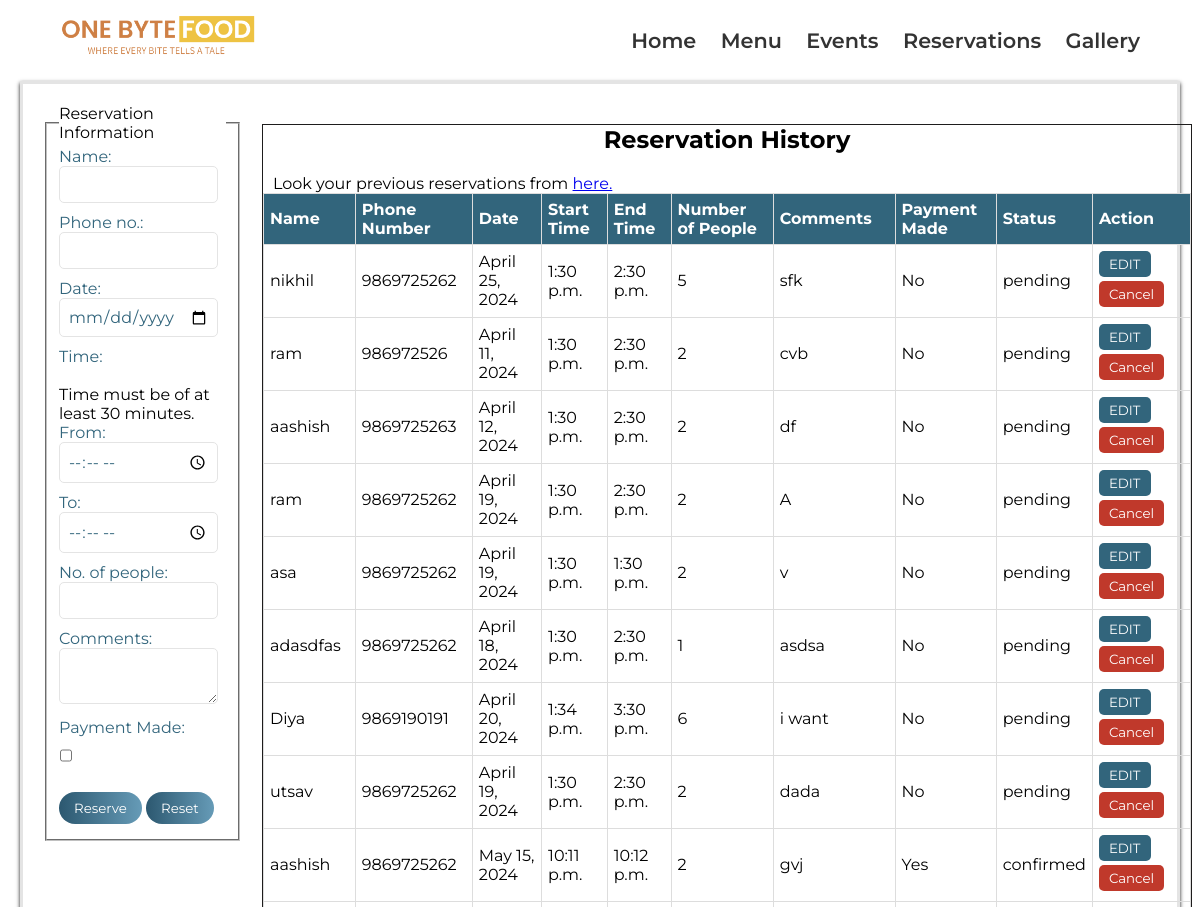
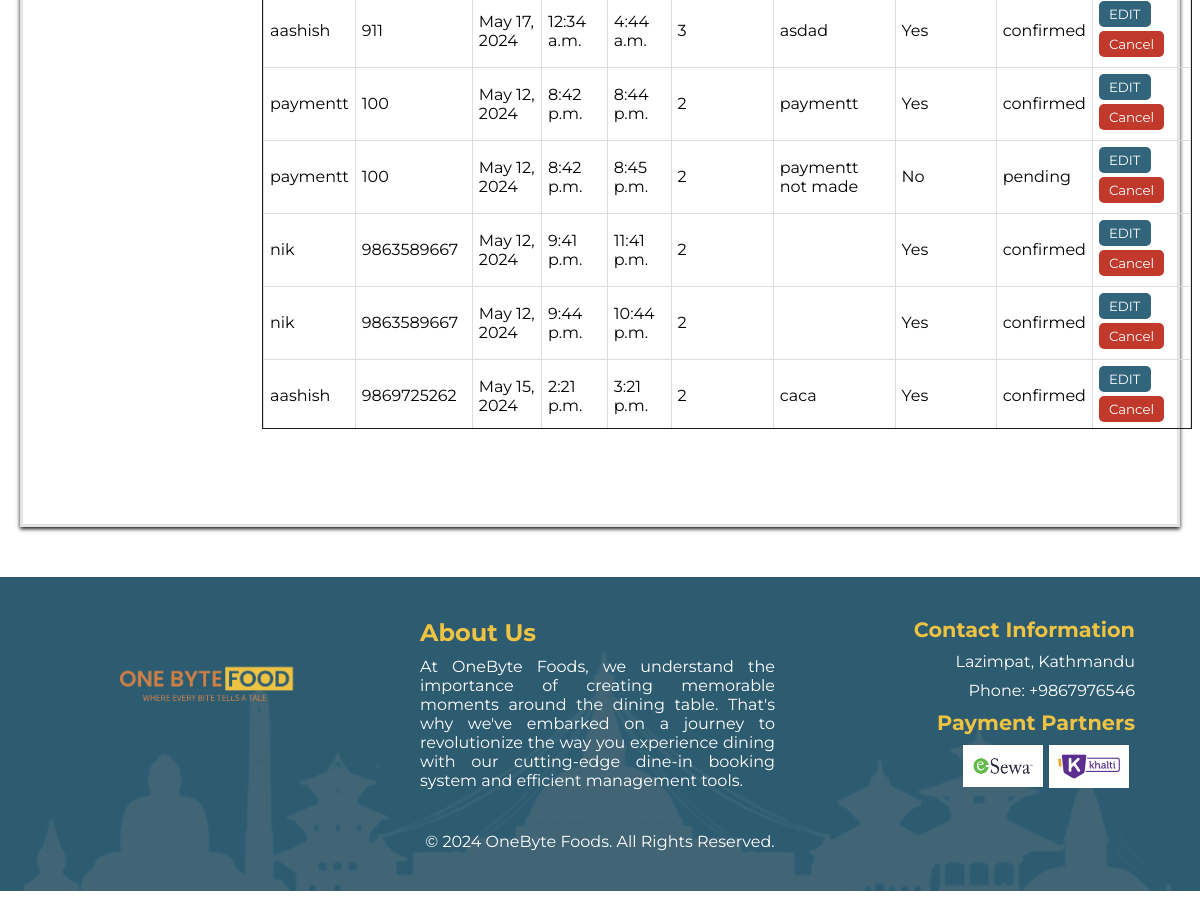
The page /reservation_details/ on the database its author committed (2 pictures, top to bottom).
### OneByteFood/models.py (models this page shows)
class Reservation(models.Model):
    id = models.AutoField(primary_key=True)
    name = models.CharField(max_length=100)
    phone = models.CharField(max_length=20)
    date = models.DateField()
    start_time = models.TimeField()
    end_time = models.TimeField()
    num_people = models.IntegerField()
    comments = models.TextField()
    payment_made = models.BooleanField(default=False)
    status = models.CharField(max_length=50, default='pending')

### OneByteFood/views.py (the view)
# urls.py: path('reservation_details/', onebytefood_views.reservationDetails, name='reservationDetails'),
def reservationDetails(request):
    if request.method == 'POST':
        name = request.POST.get('name')
        phone = request.POST.get('phone')
        date = request.POST.get('date')
        start_time = request.POST.get('start_time')
        end_time = request.POST.get('end_time')
        num_people = request.POST.get('people')
        comments = request.POST.get('needs')
        payment_made = request.POST.get('payment_made') == 'on'
        status = 'pending'
        reservation = Reservation(
            name=name,
            phone=phone,
            date=date,
            start_time=start_time,
            end_time=end_time,
            num_people=num_people,
            comments=comments,
            payment_made=payment_made,
            status=status,
        )
        reservation.save()
        messages.success(request, 'Reservation is requested successfully. Wait admin to verify the reservation status')
        return redirect('/reservation_details/?name=' + name + '&phone=' + phone)
    else:
        name = request.GET.get('name', '')  # Get name from GET request, with a default value of empty string
        phone = request.GET.get('phone', '')  # Get phone from GET request, with a default value of empty string
        if name and phone:
            reservations_data = Reservation.objects.filter(name=name, phone=phone)
        else:
            reservations_data = Reservation.objects.all()
        current_datetime = datetime.now().time()
        for reservation in reservations_data:
            if reservation.payment_made:
                reservation.status = 'confirmed'
            else:
                reservation.status = 'pending'
            reservation_end_time = datetime.strptime(str(reservation.end_time), "%H:%M:%S").time()
            if not reservation.payment_made and current_datetime > reservation_end_time:
                reservation.status = 'cancelled'
            elif current_datetime > reservation_end_time:
                reservation.status = 'completed'
            reservation.save()
        return render(request, 'reservation.html', {'reservations_data': reservations_data, 'name': name, 'phone': phone})

### templates/reservation.html (shortened to what this page needs)
<!DOCTYPE html>
<html lang="en">
<head>
    <link rel="stylesheet" href="/static/css/reservation.css">
</head>
</head>
<body>
    <nav>
        <div class="container">
            <div class="logo">
                <img src="/static/Images/Logo.png" alt="OneByte Foods Logo">
            </div>
            <div class="menu">
                <ul>
                    <li><a href="{% url 'index' %}">Home</a></li>
                    <li><a href="{% url 'menu_redirect' %}">Menu</a></li>
                    <li><a href="{% url 'events_redirect' %}">Events</a></li>
                    <li><a href="{% url 'reservation' %}">Reservations</a></li>
                    <li><a href="{% url 'gallery_redirect' %}">Gallery</a></li>
                </ul>
            </div>
        </div>
    </nav>
    <main class="content" role="main">
        <div class="reservation-form-container">
            <form method="post" action="{% url 'reservationDetails' %}" id="reservationForm"
                class="reservationForm-form">
                <fieldset class="fieldset">
                    <legend>Reservation Information</legend>
                    <label for="name">Name:</label>
                    <input type="text" id="name" name="name" required>
                    <label for="phone">Phone no.:</label>
                    <input type="tel" id="phone" name="phone" pattern="[0-9]{10}" maxlength="10"
                        title="Please enter a valid 10-digit phone number" required>
                    <label for="date">Date:</label>
                    <input type="date" id="date" name="date" required>
                    <label for="time">Time:</label>
                    <br>
                    <br>
                    <p>Time must be of at least 30 minutes.</p>
                    <label for="start_time">From: </label>
                    <input id="start_time" type="time" name="start_time" value="--:--" />
                    <label for="end_time">To: </label>
                    <input id="end_time" type="time" name="end_time" value="--:--" />
                    <label for="people">No. of people:</label>
                    <input type="number" id="people" name="people" min="1" max="10" required>
                    <label for="needs">Comments:</label>
                    <textarea id="needs" name="needs"></textarea>
                    <div class="payment">
                        <label for="payment">Payment Made:</label>
                        <div class="payment-options">
                            <label>
                                <input type="checkbox" id="payment_made" name="payment_made">
                            </label>
                        </div>
                    </div>
                    <a href="reservation_details"><button type="reserve" class="reserve-btn">Reserve</button></a>
                    <button type="reset" class="reset-btn">Reset</button>
                </fieldset>
            </form>
        </div>
<div class="history-container">
    <section class="history" id="history">
        <h2 class="section-title">Reservation History</h2>
        <p class="check-history">Look your previous reservations from <a href="user_reservation_history">here. </a></p>
        {% if reservations_data %}
        <table class="history-table">
            <thead>
                <tr>
                    <th>Name</th>
                    <th>Phone Number</th>
                    <th>Date</th>
                    <th>Start Time</th>
                    <th>End Time</th>
                    <th>Number of People</th>
                    <th>Comments</th>
                    <th>Payment Made</th>
                    <th>Status</th>
                    <th>Action</th>
                </tr>
            </thead>
            <tbody>
                {% for reservation in reservations_data %}
                <tr>
                    <td>{{ reservation.name }}</td>
                    <td>{{ reservation.phone }}</td>
                    <td>{{ reservation.date }}</td>
                    <td>{{ reservation.start_time }}</td>
                    <td>{{ reservation.end_time }}</td>
                    <td>{{ reservation.num_people }}</td>
                    <td>{{ reservation.comments }}</td>
                    <td>{% if reservation.payment_made %}Yes{% else %}No{% endif %}</td>
                    <td>{{ reservation.status }}</td>
                    <td>
                        <button class="edit-btn"><a href="/edit_reservation_user/{{ reservation.id }}" style="text-decoration: none; color: inherit;">EDIT</a></button>
                        <button class="cancel-btn"><a href="/delete_reservation_user/{{ reservation.id }}" style="text-decoration: none; color: inherit;">Cancel</a></button>
                    </td>
                </tr>
                {% endfor %}
            </tbody>
        </table>
        {% else %}
        <h4 class="validation">No previous reservations.</h4>
        {% endif %}
    </section>
</div>
    </main>
    <footer
        style="background-image: url('/static/Images/Footer.png'); background-size: cover; background-position: center; background-repeat: no-repeat; color: white;">
        <div class="containerfooter">
            <div class="footer-section">
                <div class="logo-section">
                    <img src="/static/images/logo.png" alt="OneByte Foods Logo">
                    <div class="social-links">
                        <a href="#"></a>
                        <a href="#"></a>
                        <a href="#"></a>
                    </div>
                </div>
            </div>
            <div class="footer-section">
                <h2>About Us</h2>
                <p>
                    At OneByte Foods, we understand the importance of creating memorable moments around the dining
                    table. That's why we've embarked on a journey to revolutionize the way you experience dining with
                    our cutting-edge dine-in booking system and efficient management tools.
                </p>
            </div>
            <div class="footer-section contact-section">
                <h2>Contact Information</h2>
                <p>Lazimpat, Kathmandu</p>
                <p>Phone: +9867976546</p>
                <h2>Payment Partners</h2>
                <div class="payment-partners">
                    <a href="https://esewa.com.np"><img src="/static/Images/esewa.png" alt="eSewa"></a>
                    <a href="https://khalti.com"><img src="/static/Images/khalti.png" alt="Khalti"></a>
                </div>
            </div>
        </div>
        <p class="copyright">&copy; 2024 OneByte Foods. All Rights Reserved.</p>
    </footer>
</body>
</html>

### static/css/reservation.css (style rules this page uses)
* { margin: 0; padding: 0; box-sizing: border-box; font-family: 'Montserrat', sans-serif; }
nav { top: 0; left: 0; width: 100%; background-color: rgba(255, 255, 255, 0.9); z-index: 800; font-weight: 600; }
.container { display: flex; justify-content: space-between; align-items: center; padding: 5px 60px; }
.logo img { width: 200px; height: auto; }
.fieldset { display: block; margin-inline-start: 2px; margin-inline-end: 2px; padding-block-start: 0.35em; padding-inline-start: 0.75em; padding-inline-end: 0.75em; padding-block-end: 0.625em; min-inline-size: min-content; border-width: 2px; border-style: groove; border-color: rgb(192, 192, 192); border-image: initial; }
.menu ul { list-style-type: none; text-align: right; }
.menu ul li { display: inline-block; margin-left: 20px; }
.menu ul li a { color: #333; text-decoration: none; font-size: 1.3rem; }
.content { border: solid #E4E4E4; box-shadow: 0 2px 4px rgba(0, 0, 0, 0.9); display: flex; margin: 0 20px 50px; }
.reservation-form-container { padding: 20px; width: 35%; }
.history { padding-bottom: 50px; border: 1px solid #1e1d1d; width: 930px; height: 90%; margin: 40px 0; overflow: auto; }
label { text-align: right; padding-right: 5px; font-size: 16px; color: #32657C; }
.check-history { margin-left:10px; }
input, select, textarea { width: 95%; padding: 8px; border-radius: 5px; border: 1px solid #E4E4E4; font-size: 16px; color: #32657C; margin-bottom: 10px; }
.payment-options { display: flex; flex-wrap: wrap; margin: 10px 0; }
.payment-options label { margin-right: 10px; margin-bottom: 5px; }
.reserve-btn, .reset-btn { padding: 8px 15px; background: linear-gradient(to right, #2c5870, #669bb7); color: #fff; border: none; border-radius: 20px; text-decoration: none; cursor: pointer; margin: 5px 0; }
.section-title { text-align: center; margin-bottom: 20px; }
.history-table { border-collapse: collapse; width: 100%; border: 1px solid #1e1d1d; }
.history-table th, .history-table td { border: 1px solid #ddd; padding: 6px; text-align: left; }
.history-table th { background-color: #32657C; color: #FFF; }
.containerfooter { display: flex; justify-content: space-between; align-items: center; padding: 10px 60px; }
footer { bottom: 0; left: 0; width: 100%; background-color: #234555; color: white; text-align: center; padding: 30px 0; }
.footer-section { flex: 1; margin-right: 5px; margin-bottom: 0px; }
.footer-section h2 { color: #EEC343; text-align: left; margin-bottom: 10px; }
.footer-section p { text-align: justify; margin-bottom: 20px; }
.logo-section { margin-bottom: 20px; margin-left: -60px; }
.logo-section img { width: 180px; margin-bottom: 7px; }
.social-links { margin-bottom: 20px; }
.social-links a { color: white; margin-right: 10px; padding: 5px; font-size: 20px; }
.contact-section { flex: 1; text-align: right; margin-bottom: 20px; }
.contact-section h2 { color: #EEC343; text-align: right; margin-bottom: 10px; font-size: 1.3rem; }
.contact-section p { text-align: right; margin-bottom: 10px; font-size: 1rem; }
.payment-partners { display: flex; justify-content: flex-end; }
.payment-partners img { width: 80px; height: auto; margin-right: 6px; }
.copyright { width: 100%; color: white; text-align: center; padding: 10px 0; }
.edit-btn, .cancel-btn { padding: 5px 10px; margin-right: 5px; margin-bottom: 4px; background-color: #32657C; color: white; border: none; border-radius: 5px; cursor: pointer; text-decoration: none; }
.cancel-btn { background-color: #C0392B; }

### rows shown on the page
Reservation: name "nikhil", phone "9869725262", date "April 25, 2024", start_time "1:30 p.m.", end_time "2:30 p.m.", num_people "5", comments "sfk", payment_made "No", status "pending"
Reservation: name "ram", phone "986972526", date "April 11, 2024", start_time "1:30 p.m.", end_time "2:30 p.m.", num_people "2", comments "cvb", payment_made "No", status "pending"
Reservation: name "aashish", phone "9869725263", date "April 12, 2024", start_time "1:30 p.m.", end_time "2:30 p.m.", num_people "2", comments "df", payment_made "No", status "pending"
Reservation: name "ram", phone "9869725262", date "April 19, 2024", start_time "1:30 p.m.", end_time "2:30 p.m.", num_people "2", comments "A", payment_made "No", status "pending"
Reservation: name "asa", phone "9869725262", date "April 19, 2024", start_time "1:30 p.m.", end_time "1:30 p.m.", num_people "2", comments "v", payment_made "No", status "pending"
Reservation: name "adasdfas", phone "9869725262", date "April 18, 2024", start_time "1:30 p.m.", end_time "2:30 p.m.", num_people "1", comments "asdsa", payment_made "No", status "pending"
Reservation: name "Diya", phone "9869190191", date "April 20, 2024", start_time "1:34 p.m.", end_time "3:30 p.m.", num_people "6", comments "i want", payment_made "No", status "pending"
Reservation: name "utsav", phone "9869725262", date "April 19, 2024", start_time "1:30 p.m.", end_time "2:30 p.m.", num_people "2", comments "dada", payment_made "No", status "pending"
Reservation: name "aashish", phone "9869725262", date "May 15, 2024", start_time "10:11 p.m.", end_time "10:12 p.m.", num_people "2", comments "gvj", payment_made "Yes", status "confirmed"
Reservation: name "aashish", phone "911", date "May 17, 2024", start_time "12:34 a.m.", end_time "4:44 a.m.", num_people "3", comments "asdad", payment_made "Yes", status "confirmed"
Reservation: name "paymentt", phone "100", date "May 12, 2024", start_time "8:42 p.m.", end_time "8:44 p.m.", num_people "2", comments "paymentt", payment_made "Yes", status "confirmed"
Reservation: name "paymentt", phone "100", date "May 12, 2024", start_time "8:42 p.m.", end_time "8:45 p.m.", num_people "2", comments "paymentt not made", payment_made "No", status "pending"
Reservation: name "nik", phone "9863589667", date "May 12, 2024", start_time "9:41 p.m.", end_time "11:41 p.m.", num_people "2", payment_made "Yes", status "confirmed"
Reservation: name "nik", phone "9863589667", date "May 12, 2024", start_time "9:44 p.m.", end_time "10:44 p.m.", num_people "2", payment_made "Yes", status "confirmed"
Reservation: name "aashish", phone "9869725262", date "May 15, 2024", start_time "2:21 p.m.", end_time "3:21 p.m.", num_people "2", comments "caca", payment_made "Yes", status "confirmed"
